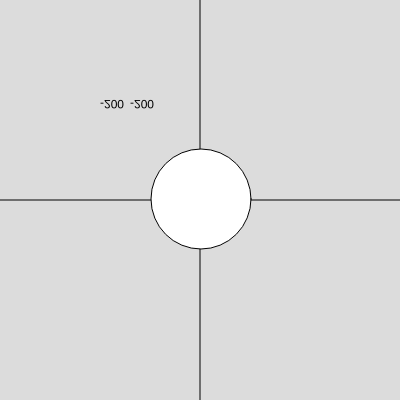
Frame 1 (no input)
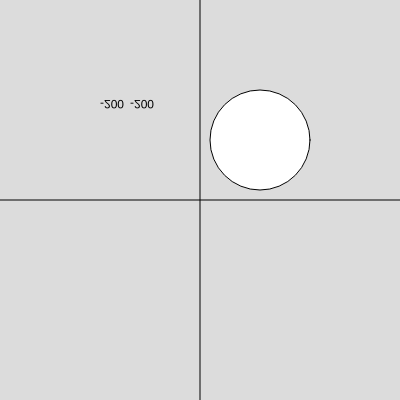
Frame 60 (no input)
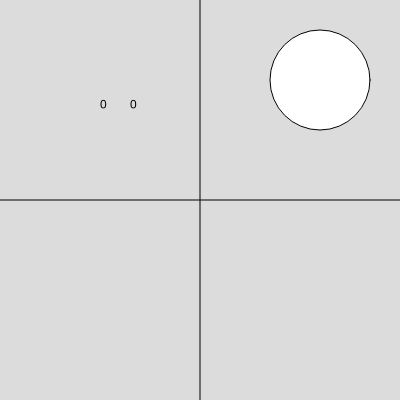
Frame 120 (the mouse pressed at the canvas centre since frame 60)

The p5.js sketch that drew these frames (run headless with seeded random() and noise() and a simulated clock; from frame 60 on, the mouse is pressed at the canvas centre):

// p5.js sketch
// ── sketch.js
function setup() {
  createCanvas(400, 400);
}
let x=1;
let y=1;

function draw() {
  background(220);
  translate(width/2,height/2);
  scale(1,-1);
  
  
  line(-height/2,0,height/2,0);
  line(0,-width/2,0,width/2);
  
  circle(x,y,100);
  x++;
  y++;
  
  
  
  text(mouseX-width/2,-100 , 100);
  text(mouseY-height/2,-70, 100);

  
  
  
}
